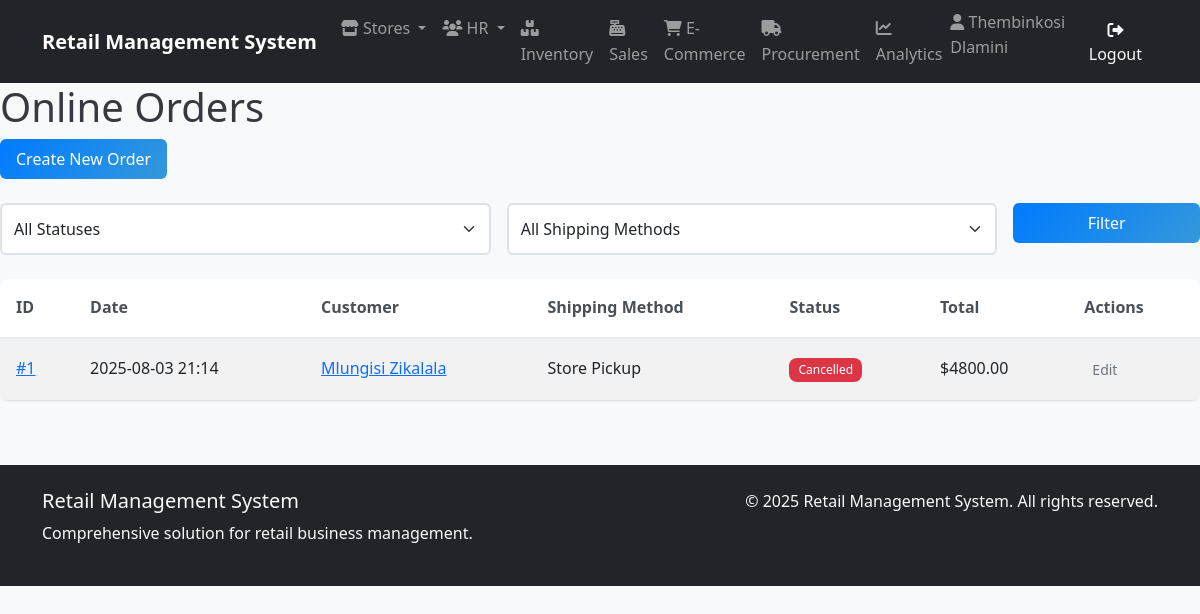
The page /e_commerce/orders/ (signed in) on the database its author committed.
### human_resources/models.py (models this page shows, shortened)
class Employee(AbstractUser):
    employee_id = models.AutoField(primary_key=True)
    first_name = models.CharField(_("first name"), max_length=50, blank=False)
    last_name = models.CharField(_("last name"), max_length=50, blank=False)
    email = models.EmailField(_("email address"), unique=True)  # Uncommented and made unique
    phone = models.CharField(_("phone number"), max_length=20, blank=True, null=True)
    hire_date = models.DateField(_("hire date"), blank=True, null=True)
    position = models.CharField(_("position"), max_length=50, blank=True)
    salary = models.DecimalField(
        _("salary"),
        max_digits=10,
        decimal_places=2,
        blank=True,
        null=True
    )
    department = models.ForeignKey(
        'store_management.Department',
        on_delete=models.SET_NULL,
        null=True,
        blank=True,
        related_name='employees',
        verbose_name=_("department")
    )
    username = models.CharField(
        max_length=150,
        unique=True,
        verbose_name='username'
    )
    store = models.ForeignKey(
        'store_management.Store',
        on_delete=models.SET_NULL,
        null=True,       # Add this
        blank=True,      # Add this
        verbose_name='Assigned Store'
    )
    manager = models.ForeignKey(
        'self',
        on_delete=models.SET_NULL,
        null=True,
        blank=True,
        related_name='subordinates',
        verbose_name=_("manager")
    )
    created_at = models.DateTimeField(auto_now_add=True)
    updated_at = models.DateTimeField(auto_now=True)
    class Meta:
        db_table = 'human_resources_employee'
        verbose_name = _("employee")
        verbose_name_plural = _("employees")
        ordering = ['last_name', 'first_name']
        permissions = [
            ("view_store_dashboard", "Can view store management dashboard"),
            ("manage_store_settings", "Can modify store configuration and settings"),
            ("manage_departments", "Can create/edit/delete store departments"),
            ("access_inventory", "Can access inventory management system"),
            ("view_inventory", "Can view inventory items and stock levels"),
            ("edit_inventory", "Can modify inventory items and quantities"),
            ("manage_inventory_categories", "Can organize inventory categories"),
            ("perform_inventory_audit", "Can conduct physical inventory counts"),
            ("process_sales", "Can process in-store sales transactions"),
            ("void_sales", "Can void/completely cancel sales transactions"),
            ("manage_sales_promotions", "Can configure sales promotions/discounts"),
            ("view_sales_reports", "Can access sales performance reports"),
            ("create_purchase_orders", "Can generate new procurement orders"),
            ("approve_purchase_orders", "Can authorize procurement requests"),
            ("manage_suppliers", "Can maintain supplier/vendor records"),
            ("receive_stock", "Can process received shipments"),
            ("view_employee_directory", "Can access employee contact information"),
            ("manage_employee_records", "Can maintain HR records (excluding sensitive data)"),
            ("access_hr_reports", "Can view HR analytics and reports"),
            ("manage_recruitment", "Can handle hiring processes"),
            ("manage_online_listings", "Can maintain e-commerce product listings"),
            ("process_online_orders", "Can fulfill e-commerce purchases"),
            ("handle_customer_portals", "Can manage customer account portals"),
            ("view_web_analytics", "Can access e-commerce traffic/revenue reports"),
            ("generate_financial_reports", "Can create financial statements"),
            ("export_data_reports", "Can export datasets for external analysis"),
            ("access_executive_dashboards", "Can view strategic business dashboards"),
            ("schedule_automated_reports", "Can configure report automation"),
            ("override_inventory_checks", "Can bypass inventory validation rules"),
            ("access_audit_logs", "Can view system audit trails"),
            ("manage_api_integrations", "Can configure system integrations")
        ]

### e_commerce/models.py (models this page shows, shortened)
class OnlineOrder(models.Model):
    SHIPPING_METHOD_CHOICES = [
        ('standard', 'Standard Shipping'),
        ('express', 'Express Shipping'),
        ('store_pickup', 'Store Pickup'),
    ]
    STATUS_CHOICES = [
        ('pending', 'Pending'),
        ('processing', 'Processing'),
        ('shipped', 'Shipped'),
        ('delivered', 'Delivered'),
        ('cancelled', 'Cancelled'),
    ]
    PAYMENT_METHOD_CHOICES = [
        ('credit_card', 'Credit Card'),
        ('debit_card', 'Debit Card'),
        ('digital_wallet', 'Digital Wallet'),
    ]
    customer = models.ForeignKey(
        'sales.Customer',
        on_delete=models.PROTECT,
        related_name='online_orders'
    )
    order_date = models.DateTimeField(default=timezone.now)
    shipping_address = models.CharField(max_length=200)
    shipping_method = models.CharField(
        max_length=20,
        choices=SHIPPING_METHOD_CHOICES
    )
    status = models.CharField(
        max_length=20,
        choices=STATUS_CHOICES,
        default='pending'
    )
    total_amount = models.DecimalField(
        max_digits=12,
        decimal_places=2,
        validators=[MinValueValidator(0.01)]
    )
    payment_method = models.CharField(
        max_length=20,
        choices=PAYMENT_METHOD_CHOICES
    )
    store_pickup = models.ForeignKey(
        'store_management.Store',
        on_delete=models.SET_NULL,
        blank=True,
        null=True,
        related_name='pickup_orders'
    )
    tracking_number = models.CharField(
        max_length=50,
        blank=True,
        null=True,
        unique=True
    )
    created_at = models.DateTimeField(default=timezone.now)
    updated_at = models.DateTimeField(auto_now=True)
    class Meta:
        verbose_name = "Online Order"
        verbose_name_plural = "Online Orders"
        ordering = ['-order_date']

### sales/models.py (models this page shows, shortened)
class Customer(models.Model):
    MEMBERSHIP_CHOICES = [
        ('basic', 'Basic'),
        ('silver', 'Silver'),
        ('gold', 'Gold'),
        ('platinum', 'Platinum'),
    ]
    first_name = models.CharField(max_length=50, verbose_name="First Name")
    last_name = models.CharField(max_length=50, verbose_name="Last Name")
    email = models.EmailField(max_length=100, unique=True, blank=True, null=True)
    phone = models.CharField(max_length=20, blank=True, null=True)
    address = models.CharField(max_length=200, blank=True, null=True)
    city = models.CharField(max_length=50, blank=True, null=True)
    postal_code = models.CharField(max_length=20, blank=True, null=True)
    join_date = models.DateField(blank=True, null=True)
    loyalty_points = models.IntegerField(default=0)
    membership_level = models.CharField(
        max_length=20,
        choices=MEMBERSHIP_CHOICES,
        default='basic'
    )
    created_at = models.DateTimeField(default=timezone.now)
    updated_at = models.DateTimeField(auto_now=True)
    class Meta:
        verbose_name = "Customer"
        verbose_name_plural = "Customers"

### e_commerce/views.py (the view)
# urls.py: path('orders/', views.OnlineOrderListView.as_view(), name='order_list'),
class OnlineOrderListView(LoginRequiredMixin, ListView):
    model = OnlineOrder
    template_name = 'e_commerce/order_list.html'
    context_object_name = 'orders'
    paginate_by = 20
    def get_queryset(self):
        queryset = super().get_queryset().select_related(
            'customer', 'store_pickup'
        ).prefetch_related('items')
        status = self.request.GET.get('status')
        shipping_method = self.request.GET.get('shipping_method')
        if status:
            queryset = queryset.filter(status=status)
        if shipping_method:
            queryset = queryset.filter(shipping_method=shipping_method)
        return queryset.order_by('-order_date')
    def get_context_data(self, **kwargs):
        context = super().get_context_data(**kwargs)
        context['status_choices'] = OnlineOrder.STATUS_CHOICES
        context['shipping_choices'] = OnlineOrder.SHIPPING_METHOD_CHOICES
        return context

### e_commerce/templates/e_commerce/order_list.html (shortened to what this page needs)
{% extends "base.html" %}
{% block content %}
<h1>Online Orders</h1>
<a href="{% url 'e_commerce:order_create' %}" class="btn btn-primary mb-4">Create New Order</a>
<form method="get" class="mb-4">
    <div class="row g-3">
        <div class="col-md-5">
            <select name="status" class="form-select">
                <option value="">All Statuses</option>
            </select>
        </div>
        <div class="col-md-5">
            <select name="shipping_method" class="form-select">
                <option value="">All Shipping Methods</option>
            </select>
        </div>
        <div class="col-md-2">
            <button type="submit" class="btn btn-primary w-100">Filter</button>
        </div>
    </div>
</form>
<div class="table-responsive">
    <table class="table table-striped table-hover">
        <thead>
            <tr>
                <th>ID</th>
                <th>Date</th>
                <th>Customer</th>
                <th>Shipping Method</th>
                <th>Status</th>
                <th>Total</th>
                <th>Actions</th>
            </tr>
        </thead>
        <tbody>
            {% for order in orders %}
            <tr>
                <td><a href="{% url 'e_commerce:order_detail' order.pk %}">#{{ order.id }}</a></td>
                <td>{{ order.order_date|date:"Y-m-d H:i" }}</td>
                <td>
                    <a href="{% url 'sales:customer_detail' order.customer.pk %}">
                        {{ order.customer.first_name }} {{ order.customer.last_name }}
                    </a>
                </td>
                <td>{{ order.get_shipping_method_display }}</td>
                <td>
                    <span class="badge bg-{% if order.status == 'delivered' %}success
                    {% elif order.status == 'cancelled' %}danger
                    {% elif order.status == 'shipped' %}info
                    {% else %}warning{% endif %}">
                        {{ order.get_status_display }}
                    </span>
                </td>
                <td>${{ order.total_amount|floatformat:2 }}</td>
                <td>
                    <a href="{% url 'e_commerce:order_update' order.pk %}" class="btn btn-sm btn-outline-secondary">Edit</a>
                </td>
            </tr>
            {% empty %}
            <tr>
                <td colspan="7" class="text-center">No orders found</td>
            </tr>
            {% endfor %}
        </tbody>
    </table>
</div>
{% endblock %}

### templates/base.html (shortened to what this page needs)
{% load static %}
<!DOCTYPE html>
<html lang="en">
<head>
    <link href="https://cdn.jsdelivr.net/npm/bootstrap@5.1.3/dist/css/bootstrap.min.css" rel="stylesheet">
    <link rel="stylesheet" href="https://cdnjs.cloudflare.com/ajax/libs/font-awesome/6.0.0/css/all.min.css">
    <link rel="stylesheet" href="{% static 'css/main.css' %}">
</head>
<body>
    <nav class="navbar navbar-expand-lg navbar-dark bg-dark">
        <div class="container">
            <a class="navbar-brand" href="{% url 'dashboards:dashboard' %}">Retail Management System</a>
            <div class="collapse navbar-collapse" id="navbarNav">
                <ul class="navbar-nav me-auto">
                    <li class="nav-item dropdown">
                        <a class="nav-link dropdown-toggle" href="#" id="storeDropdown" role="button" data-bs-toggle="dropdown" aria-expanded="false">
                            <i class="fas fa-store"></i> Stores
                        </a>
                    </li>
                    <li class="nav-item dropdown">
                        <a class="nav-link dropdown-toggle" href="#" id="hrDropdown" role="button" data-bs-toggle="dropdown" aria-expanded="false">
                            <i class="fas fa-users"></i> HR
                        </a>
                    </li>
                    <li class="nav-item">
                        <a class="nav-link" href="{% url 'inventory:product_list' %}">
                            <i class="fas fa-boxes"></i> Inventory
                        </a>
                    </li>
                    <li class="nav-item">
                        <a class="nav-link" href="{% url 'sales:sale_list' %}">
                            <i class="fas fa-cash-register"></i> Sales
                        </a>
                    </li>
                    <li class="nav-item">
                        <a class="nav-link" href="{% url 'e_commerce:order_list' %}">
                            <i class="fas fa-shopping-cart"></i> E-Commerce
                        </a>
                    </li>
                    <li class="nav-item">
                        <a class="nav-link" href="{% url 'procurement:supplier_list' %}">
                            <i class="fas fa-truck"></i> Procurement
                        </a>
                    </li>
                    <li class="nav-item">
                        <a class="nav-link" href="{% url 'analytics:dashboard' %}">
                            <i class="fas fa-chart-line"></i> Analytics
                        </a>
                    </li>
                </ul>
                <ul class="navbar-nav">
                    {% if user.is_authenticated %}
                    <li class="nav-item">
                        <span class="navbar-text me-3">
                            <i class="fas fa-user"></i>
                            {% if user.first_name or user.last_name %}
                                {{ user.first_name }} {{ user.last_name }}
                            {% else %}
                                {{ user.username }}
                            {% endif %}
                        </span>
                    </li>
                    <li class="nav-item">
                        <a class="btn btn-outline-light" href="{% url 'logout' %}">
                            <i class="fas fa-sign-out-alt"></i> Logout
                        </a>
                    </li>
                    {% else %}
                    <li class="nav-item">
                        <a class="btn btn-outline-light" href="{% url 'login' %}">
                            <i class="fas fa-sign-in-alt"></i> Login
                        </a>
                    </li>
                    {% endif %}
                </ul>
            </div>
        </div>
    </nav>
    <main>
        {% block content %}
        {% endblock %}
    </main>
    <footer class="bg-dark text-light mt-5 py-4">
        <div class="container">
            <div class="row">
                <div class="col-md-6">
                    <h5>Retail Management System</h5>
                    <p>Comprehensive solution for retail business management.</p>
                </div>
                <div class="col-md-6 text-md-end">
                    <p>&copy; {% now "Y" %} Retail Management System. All rights reserved.</p>
                </div>
            </div>
        </div>
    </footer>
</body>
</html>

### rows shown on the page
Employee: first_name "Thembinkosi", last_name "Dlamini"
OnlineOrder: id "1", order_date "2025-08-03 21:14", customer.first_name "Mlungisi", customer.last_name "Zikalala", shipping_method "Store Pickup", status "Cancelled", total_amount "4800.00"
